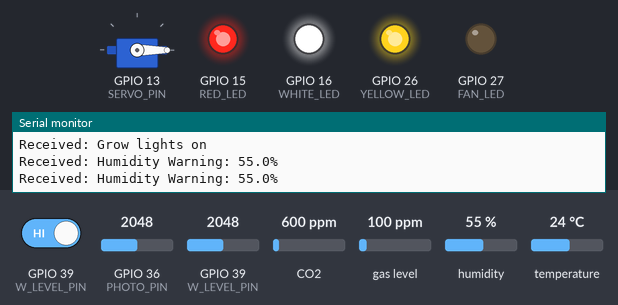
The sketch below on a simulated ESP32. Shown: servo, output pins drawn as LEDs (lit = HIGH), the last lines printed to the serial monitor. Inputs (shaded band) come from the test bench; at power-on: humidity 55 %, GPIO 36 (PHOTO_PIN) = 2048, GPIO 39 (W_LEVEL_PIN) = 2048, GPIO 39 (W_LEVEL_PIN) HIGH, CO2 600 ppm, gas level 100 ppm, temperature 24 °C (analog values on the 0–4095 scale). The local clock reads 2024-03-15 10:24:30 at power-on unless the sketch sets it.

Above: at 3.2 s.
3.3 s: humidity set to 32 %
4.8 s: humidity set to 29 %
At 5.7 s:
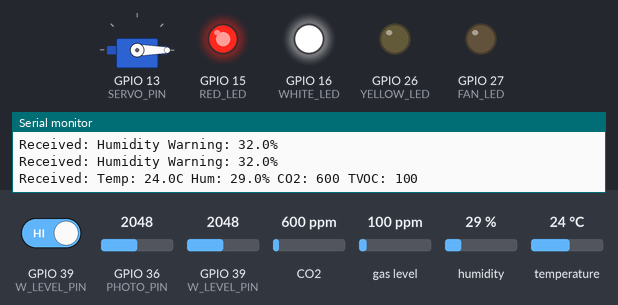
6.5 s: GPIO 36 (PHOTO_PIN) set to 768
8.0 s: GPIO 36 (PHOTO_PIN) set to 665
At 9.2 s:
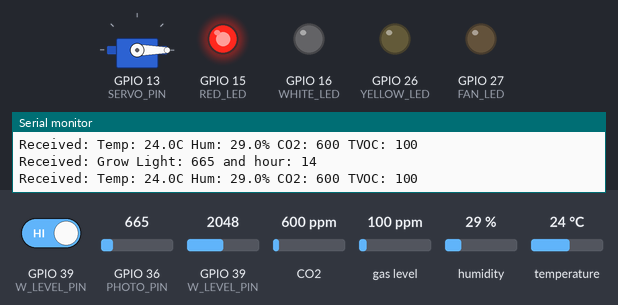
9.5 s: GPIO 39 (W_LEVEL_PIN) set to 518
11.0 s: GPIO 39 (W_LEVEL_PIN) set to 478
At 11.7 s:
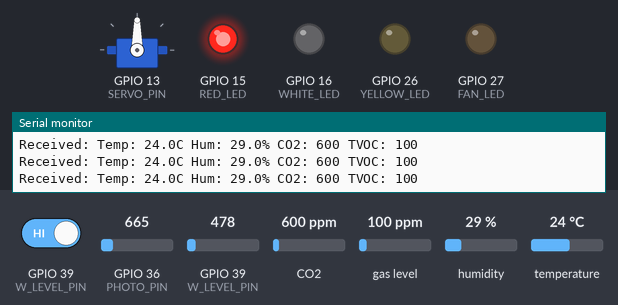
Timing chart, 0 to 13.5 s (numbered marks = the images above; inputs shaded):
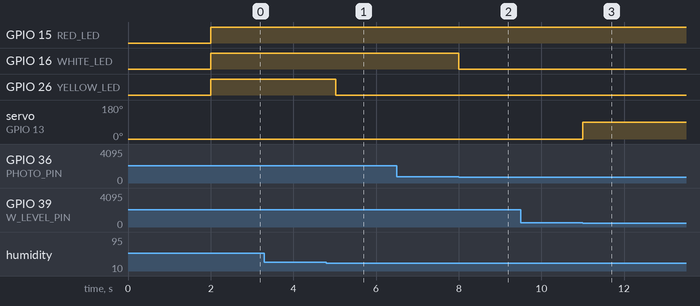

Measured:
- the behaviour switches between 31 and 30 % on humidity (found by bisection; images 0 and 1)
- the behaviour switches between 700 and 699 on GPIO 36 (PHOTO_PIN) (found by bisection; images 1 and 2)
- the behaviour switches between 500 and 499 on GPIO 39 (W_LEVEL_PIN) (found by bisection; images 2 and 3)
- after the input at 4.8 s, GPIO 26 (YELLOW_LED): HIGH → LOW after 0.23 s
- after the input at 8.0 s, GPIO 16 (WHITE_LED): HIGH → LOW at once
- after the input at 11.0 s, servo on GPIO 13 (SERVO_PIN): 0° → 90° at once

The sketch:

plant_system.ino
```cpp
#include <Arduino.h>
#include <string.h>
#include <Wire.h>
#include "SparkFunBME280.h"
#include "SparkFunCCS811.h"
#include <ESP32Servo.h>
#include <RTClib.h>

TaskHandle_t GrowLightHandler = NULL;
TaskHandle_t WateringHandler = NULL;
TaskHandle_t EnvironmentHandler = NULL;
TaskHandle_t LoggerHandler = NULL;

#define PHOTO_PIN 36
#define W_LEVEL_PIN 39
#define SERVO_PIN 13
#define WHITE_LED 16
#define RED_LED 15
#define FAN_LED 27 // Blue LED to simulate a fan when it is hot
#define YELLOW_LED 26

#define CCS811_ADDR 0x5B

const int hours = 14;
const int mins = 37;
const int secs = 30;

const int DARK = 1200;
const int LIGHT = 700;
const int NIGHTTIME = 18;
const int MORNING = 7;

const int WATER_LOW = 500;
const int WATER_NORMAL = 1000;

const int HALF_SEC = 500;
const int ONE_SEC = 1000;
const int FIVE_SECS = 5000;
const int TEN_SECS = 10;

BME280 bme;
CCS811 ccs(CCS811_ADDR);
RTC_DS1307 rtc;

Servo waterPump;

volatile bool waterLowFlag = false; // interrupt

// Interrupt for low water levels
void IRAM_ATTR waterLevelISR() {
    waterLowFlag = true; // just set the flag
}

typedef struct {
  char msg[64];
} UartMessage;

QueueHandle_t logQ;  // = xQueueCreate(10,sizeof(UartMessage));

void GrowLightManager(void *parameter) {
  DateTime now;
  int light;
  static bool growLightOn = false;

  UartMessage myMsg;
  while (true) {
    now = rtc.now();
    light = analogRead(PHOTO_PIN);
    bool isDay = now.hour() >= MORNING && now.hour() < NIGHTTIME;

    if(isDay && light > DARK && !growLightOn) {
      //turn on grow lights
      growLightOn = true;
      digitalWrite(WHITE_LED, HIGH);
      //queue message
      strcpy(myMsg.msg, "Grow lights on");
      xQueueSend(logQ, &myMsg, portMAX_DELAY);
    }
    else if((!isDay || light < LIGHT) && growLightOn) {
      //turn off grow lights
      growLightOn = false;
      digitalWrite(WHITE_LED, LOW);
      //queue message
      //strcpy(myMsg.msg, "Grow lights off");
      snprintf(myMsg.msg, sizeof(myMsg.msg), "Grow Light: %d and hour: %d", light, now.hour());

      xQueueSend(logQ, &myMsg, portMAX_DELAY);
    }
    vTaskDelay(pdMS_TO_TICKS(TEN_SECS));
  }
}

void WateringManager(void *parameter) {
  int waterLevel;
  static bool pumpOn = false;
  static unsigned long pumpStart = 0;
  const unsigned long PUMP_DURATION = 5000; // 5 seconds

  UartMessage myMsg;

  while (true) {
    //waterLowFlag = false;
    waterLevel = analogRead(W_LEVEL_PIN);

    if((waterLowFlag || waterLevel < WATER_LOW) && !pumpOn) {
      //use pump to raise water level
      waterLowFlag = false;
      waterPump.write(90);
      pumpOn = true;
      pumpStart = millis();

      //send message in queue
      strcpy(myMsg.msg, "Water Pump Activated");
      xQueueSend(logQ, &myMsg, portMAX_DELAY);
    }

    if(pumpOn){
      waterLevel = analogRead(W_LEVEL_PIN);
      if(millis() - pumpStart >= PUMP_DURATION || waterLevel >= WATER_NORMAL){
        waterPump.write(0);
        pumpOn = false;

        strcpy(myMsg.msg, "Water Pump Deactivated");
        xQueueSend(logQ, &myMsg, portMAX_DELAY);
      }
    }
    vTaskDelay(pdMS_TO_TICKS(HALF_SEC));  // 0.5 second delay
  }
}

void EnvironmentManager(void *parameter) {
  UartMessage myMsg;

  const float HOT_TEMP = 28.0;
  const float COLD_TEMP = 26.0;
  const float HUMIDITY_MAX = 30.0; // for testing purposes

  while (true) {

    float temp = bme.readTempC();
    float humidity = bme.readFloatHumidity();
    // float pressure = bme.readFloatPressure() / 100.0;

    // CCS811
    float eCO2 = 0;
    float TVOC = 0;

    if(ccs.dataAvailable()){
      ccs.readAlgorithmResults();
      eCO2 = ccs.getCO2();
      TVOC = ccs.getTVOC();
    }

    if(temp > HOT_TEMP){
      digitalWrite(FAN_LED, HIGH);
      digitalWrite(RED_LED, LOW);
    }
    else if(temp < COLD_TEMP){
      digitalWrite(RED_LED, HIGH);
      digitalWrite(FAN_LED, LOW);
    }
    else{
      digitalWrite(RED_LED, LOW);
      digitalWrite(FAN_LED, LOW);
    }

    // Humidity check
    if (humidity > HUMIDITY_MAX) {
      digitalWrite(YELLOW_LED, HIGH); // turn on LED
      snprintf(myMsg.msg, sizeof(myMsg.msg), "Humidity Warning: %.1f%%", humidity);
      xQueueSend(logQ, &myMsg, portMAX_DELAY);
    } else {
      digitalWrite(YELLOW_LED, LOW); // keep off if in range
      snprintf(myMsg.msg, sizeof(myMsg.msg), "Temp: %.1fC Hum: %.1f%% CO2: %.0f TVOC: %.0f", temp, humidity, eCO2, TVOC);
      xQueueSend(logQ, &myMsg, portMAX_DELAY);
    }
    vTaskDelay(pdMS_TO_TICKS(500));
  }
}

void LoggerTask(void *parameter) {
  UartMessage recievedMsg;

  while (true) {
    if (xQueueReceive(logQ, &recievedMsg, portMAX_DELAY) == pdPASS) {
      Serial.print("Received: ");
      Serial.println(recievedMsg.msg);
    }
    vTaskDelay(pdMS_TO_TICKS(500));  // 0.5 second delay
  }
}

void setup() {
  pinMode(PHOTO_PIN, INPUT);
  pinMode(W_LEVEL_PIN, INPUT);
  pinMode(WHITE_LED, OUTPUT);
  pinMode(RED_LED, OUTPUT);
  pinMode(FAN_LED, OUTPUT);
  pinMode(YELLOW_LED, OUTPUT);
  pinMode(WHITE_LED,OUTPUT);

  pinMode(W_LEVEL_PIN, INPUT); // already in your setup
  attachInterrupt(digitalPinToInterrupt(W_LEVEL_PIN), waterLevelISR, FALLING);

  Serial.begin(115200);
  delay(1000);

  logQ = xQueueCreate(10, sizeof(UartMessage));

  waterPump.attach(SERVO_PIN);
  waterPump.write(0);

  Wire.begin(21, 22); // SDA, SCL

  // Initialize BME280
  if (!bme.begin()) {
    Serial.println("BME280 not detected!");
  } else {
    Serial.println("BME280 initialized!");
  }

  // Initialize CCS
  if (!ccs.begin()) {
    Serial.println("CCS811 not detected!");
  } else {
    Serial.println("CCS811 initialized!");
    ccs.enableInterrupts();
  }

  delay(1000);

  //--- Initialize RTC ---
  if (!rtc.begin()) {
    Serial.println("RTC not detected. Check wiring!");
    while (1)
      ;
  } else {
    Serial.println("RTC initialized");
    rtc.adjust(DateTime(2026, 2, 6, hours, mins, secs));
  }

  //--initialize photo--
  analogReadResolution(12);                 // 0..4095
  analogSetAttenuation(ADC_11db);           // up to ~3.3V range
  analogSetPinAttenuation(W_LEVEL_PIN, ADC_11db);
  analogSetPinAttenuation(PHOTO_PIN, ADC_11db);


  // Creat Grow Light
  xTaskCreate(
    GrowLightManager,    // function
    "GrowLightManager",  // name
    4096,                // stack size (words)
    NULL,                // parameters
    1,                   // priority
    &GrowLightHandler    // task handle
  );                     // core

  //Create Water Manager Task
  xTaskCreate(
    WateringManager,    // function
    "WateringManager",  // name
    4096,               // stack size (words)
    NULL,               // parameters
    1,                  // priority
    &WateringHandler    // task handle
  );

  // Create Env Manager
  xTaskCreate(
    EnvironmentManager,
    "EnvironmentManager",
    4096,
    NULL,
    1,
    &EnvironmentHandler);

  // Create Logging Task
  xTaskCreate(
    LoggerTask,     // function
    "LoggerTask",   // name
    4096,           // stack size (words)
    NULL,           // parameters
    1,              // priority
    &LoggerHandler  // task handle
  );
}

void loop() {
  // Empty — FreeRTOS tasks run instead
}
```
